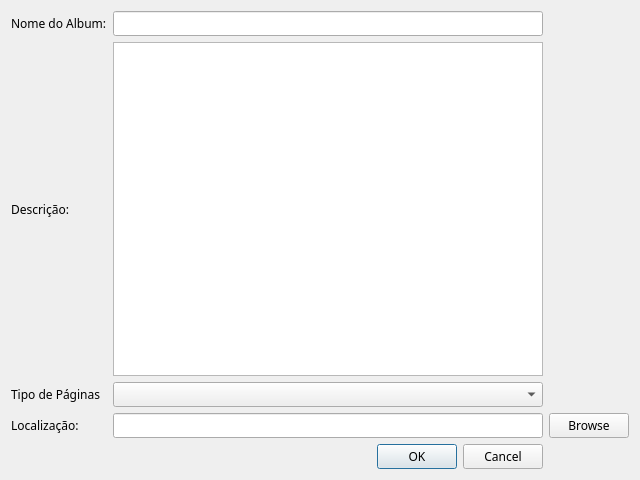
<?xml version="1.0" encoding="UTF-8"?>
<ui version="4.0">
 <class>AddAlbumDialog</class>
 <widget class="QWidget" name="AddAlbumDialog">
  <property name="windowModality">
   <enum>Qt::ApplicationModal</enum>
  </property>
  <property name="geometry">
   <rect>
    <x>0</x>
    <y>0</y>
    <width>640</width>
    <height>480</height>
   </rect>
  </property>
  <property name="sizePolicy">
   <sizepolicy hsizetype="Fixed" vsizetype="Fixed">
    <horstretch>0</horstretch>
    <verstretch>0</verstretch>
   </sizepolicy>
  </property>
  <property name="font">
   <font>
    <family>Century Gothic</family>
   </font>
  </property>
  <property name="windowTitle">
   <string>Adicionar Album</string>
  </property>
  <property name="toolTipDuration">
   <number>-1</number>
  </property>
  <layout class="QGridLayout" name="gridLayout">
   <item row="0" column="0">
    <layout class="QGridLayout" name="gridLayout_2">
     <item row="4" column="0">
      <widget class="QLabel" name="label_Loc">
       <property name="text">
        <string>Localização:</string>
       </property>
      </widget>
     </item>
     <item row="0" column="0">
      <widget class="QLabel" name="label_Nome">
       <property name="text">
        <string>Nome do Album:</string>
       </property>
      </widget>
     </item>
     <item row="3" column="1">
      <widget class="QComboBox" name="Type">
       <item>
        <property name="text">
         <string/>
        </property>
       </item>
       <item>
        <property name="text">
         <string>Viagem</string>
        </property>
       </item>
       <item>
        <property name="text">
         <string>Coisa ou Pessoa</string>
        </property>
       </item>
       <item>
        <property name="text">
         <string>Festa</string>
        </property>
       </item>
       <item>
        <property name="text">
         <string>Outro</string>
        </property>
       </item>
      </widget>
     </item>
     <item row="5" column="1">
      <widget class="QDialogButtonBox" name="Result">
       <property name="standardButtons">
        <set>QDialogButtonBox::Cancel|QDialogButtonBox::Ok</set>
       </property>
      </widget>
     </item>
     <item row="4" column="2">
      <widget class="QPushButton" name="BrowseButton">
       <property name="text">
        <string>Browse</string>
       </property>
      </widget>
     </item>
     <item row="4" column="1">
      <widget class="QLineEdit" name="Directory">
       <property name="text">
        <string/>
       </property>
      </widget>
     </item>
     <item row="1" column="0">
      <widget class="QLabel" name="label_Des">
       <property name="text">
        <string>Descrição:</string>
       </property>
      </widget>
     </item>
     <item row="0" column="1">
      <widget class="QLineEdit" name="Name"/>
     </item>
     <item row="3" column="0">
      <widget class="QLabel" name="label_Tipo">
       <property name="text">
        <string>Tipo de Páginas</string>
       </property>
      </widget>
     </item>
     <item row="1" column="1">
      <widget class="QPlainTextEdit" name="Description"/>
     </item>
    </layout>
   </item>
  </layout>
 </widget>
 <resources/>
 <connections/>
</ui>
